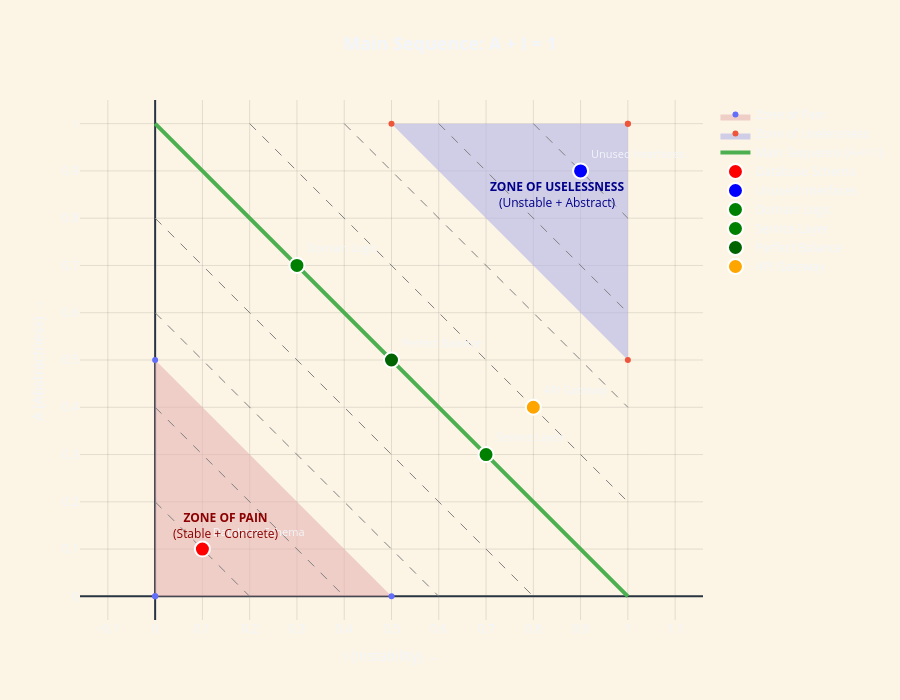

The notebook cell this image was saved under:
### Markdown cell above
---
## 📊 Interactive 2D: Main Sequence Plot

**Main Sequence: A + I = 1**

Hover over points to see their Distance value.

### Code cell
# ============================================================
# 📊 MAIN SEQUENCE 2D PLOT
# ============================================================

# Example modules to plot (modify this!)
EXAMPLE_MODULES = [
    {'name': 'Database Schema', 'I': 0.1, 'A': 0.1, 'color': 'red'},
    {'name': 'Unused Interfaces', 'I': 0.9, 'A': 0.9, 'color': 'blue'},
    {'name': 'Domain Logic', 'I': 0.3, 'A': 0.7, 'color': 'green'},
    {'name': 'Service Layer', 'I': 0.7, 'A': 0.3, 'color': 'green'},
    {'name': 'Perfect Balance', 'I': 0.5, 'A': 0.5, 'color': 'darkgreen'},
    {'name': 'API Gateway', 'I': 0.8, 'A': 0.4, 'color': 'orange'},
]

# Calculate D for each
for m in EXAMPLE_MODULES:
    m['D'] = abs(m['A'] + m['I'] - 1)

fig_main_seq = go.Figure()

# Zone of Pain (lower-left triangle)
fig_main_seq.add_trace(go.Scatter(
    x=[0, 0, 0.5, 0], y=[0, 0.5, 0, 0],
    fill='toself',
    fillcolor=CONFIG['zone_pain'],
    line=dict(width=0),
    name='Zone of Pain',
    hoverinfo='name',
))

# Zone of Uselessness (upper-right triangle)
fig_main_seq.add_trace(go.Scatter(
    x=[1, 1, 0.5, 1], y=[1, 0.5, 1, 1],
    fill='toself',
    fillcolor=CONFIG['zone_useless'],
    line=dict(width=0),
    name='Zone of Uselessness',
    hoverinfo='name',
))

# Main Sequence line
fig_main_seq.add_trace(go.Scatter(
    x=[0, 1], y=[1, 0],
    mode='lines',
    line=dict(color=CONFIG['main_seq'], width=4),
    name='Main Sequence (A+I=1)',
))

# Distance contour lines
for d in [0.2, 0.4, 0.6, 0.8]:
    # Above main sequence
    x_above = [max(0, d), min(1, 1)]
    y_above = [min(1, 1-x_above[0]+d), max(0, 1-x_above[1]+d)]
    fig_main_seq.add_trace(go.Scatter(
        x=x_above, y=y_above,
        mode='lines',
        line=dict(color='gray', width=1, dash='dash'),
        showlegend=False,
        hoverinfo='skip',
    ))
    # Below main sequence
    x_below = [0, min(1, 1-d)]
    y_below = [max(0, 1-d), 0]
    fig_main_seq.add_trace(go.Scatter(
        x=x_below, y=y_below,
        mode='lines',
        line=dict(color='gray', width=1, dash='dash'),
        showlegend=False,
        hoverinfo='skip',
    ))

# Plot example modules
for m in EXAMPLE_MODULES:
    fig_main_seq.add_trace(go.Scatter(
        x=[m['I']], y=[m['A']],
        mode='markers+text',
        marker=dict(size=15, color=m['color'], line=dict(width=2, color='white')),
        text=[m['name']],
        textposition='top right',
        textfont=dict(size=11),
        name=m['name'],
        hovertemplate=(
            f"<b>{m['name']}</b><br>"
            f"I: {m['I']:.2f}<br>"
            f"A: {m['A']:.2f}<br>"
            f"D: {m['D']:.2f}<extra></extra>"
        ),
    ))

# Zone labels
fig_main_seq.add_annotation(
    x=0.15, y=0.15, text='<b>ZONE OF PAIN</b><br>(Stable + Concrete)',
    showarrow=False, font=dict(size=12, color='#8B0000'),
)
fig_main_seq.add_annotation(
    x=0.85, y=0.85, text='<b>ZONE OF USELESSNESS</b><br>(Unstable + Abstract)',
    showarrow=False, font=dict(size=12, color='#00008B'),
)

fig_main_seq.update_layout(
    title=dict(
        text='<b>Main Sequence: A + I = 1</b>',
        font=dict(size=18),
        x=0.5,
    ),
    xaxis=dict(
        title='I (Instability) →',
        range=[-0.05, 1.05],
        dtick=0.1,
        gridcolor='rgba(0,0,0,0.1)',
    ),
    yaxis=dict(
        title='A (Abstractness) →',
        range=[-0.05, 1.05],
        dtick=0.1,
        scaleanchor='x',
        gridcolor='rgba(0,0,0,0.1)',
    ),
    paper_bgcolor=CONFIG['paper_bg'],
    plot_bgcolor=CONFIG['paper_bg'],
    height=700,
    showlegend=True,
    legend=dict(x=1.02, y=1),
)

fig_main_seq.show()

# Uncomment to save:
# fig_main_seq.write_html('main-sequence-interactive.html', include_plotlyjs='cdn')

### Figure 1 — Plotly figure (JSON) as saved in the notebook; plotly's stock layout.template omitted (floating-point values rounded to 4 significant figures)
{"data": [{"fill": "toself", "fillcolor": "rgba(232,180,180,0.6)", "hoverinfo": "name", "line": {"width": 0}, "name": "Zone of Pain", "x": [0, 0, 0.5, 0], "y": [0, 0.5, 0, 0], "type": "scatter"}, {"fill": "toself", "fillcolor": "rgba(180,180,232,0.6)", "hoverinfo": "name", "line": {"width": 0}, "name": "Zone of Uselessness", "x": [1, 1, 0.5, 1], "y": [1, 0.5, 1, 1], "type": "scatter"}, {"line": {"color": "#4CAF50", "width": 4}, "mode": "lines", "name": "Main Sequence (A+I=1)", "x": [0, 1], "y": [1, 0], "type": "scatter"}, {"hoverinfo": "skip", "line": {"color": "gray", "dash": "dash", "width": 1}, "mode": "lines", "showlegend": false, "x": [0.2, 1], "y": [1, 0.2], "type": "scatter"}, {"hoverinfo": "skip", "line": {"color": "gray", "dash": "dash", "width": 1}, "mode": "lines", "showlegend": false, "x": [0, 0.8], "y": [0.8, 0], "type": "scatter"}, {"hoverinfo": "skip", "line": {"color": "gray", "dash": "dash", "width": 1}, "mode": "lines", "showlegend": false, "x": [0.4, 1], "y": [1, 0.4], "type": "scatter"}, {"hoverinfo": "skip", "line": {"color": "gray", "dash": "dash", "width": 1}, "mode": "lines", "showlegend": false, "x": [0, 0.6], "y": [0.6, 0], "type": "scatter"}, {"hoverinfo": "skip", "line": {"color": "gray", "dash": "dash", "width": 1}, "mode": "lines", "showlegend": false, "x": [0.6, 1], "y": [1, 0.6], "type": "scatter"}, {"hoverinfo": "skip", "line": {"color": "gray", "dash": "dash", "width": 1}, "mode": "lines", "showlegend": false, "x": [0, 0.4], "y": [0.4, 0], "type": "scatter"}, {"hoverinfo": "skip", "line": {"color": "gray", "dash": "dash", "width": 1}, "mode": "lines", "showlegend": false, "x": [0.8, 1], "y": [1, 0.8], "type": "scatter"}, {"hoverinfo": "skip", "line": {"color": "gray", "dash": "dash", "width": 1}, "mode": "lines", "showlegend": false, "x": [0, 0.2], "y": [0.2, 0], "type": "scatter"}, {"hovertemplate": "<b>Database Schema</b><br>I: 0.10<br>A: 0.10<br>D: 0.80<extra></extra>", "marker": {"color": "red", "line": {"color": "white", "width": 2}, "size": 15}, "mode": "markers+text", "name": "Database Schema", "text": ["Database Schema"], "textfont": {"size": 11}, "textposition": "top right", "x": [0.1], "y": [0.1], "type": "scatter"}, {"hovertemplate": "<b>Unused Interfaces</b><br>I: 0.90<br>A: 0.90<br>D: 0.80<extra></extra>", "marker": {"color": "blue", "line": {"color": "white", "width": 2}, "size": 15}, "mode": "markers+text", "name": "Unused Interfaces", "text": ["Unused Interfaces"], "textfont": {"size": 11}, "textposition": "top right", "x": [0.9], "y": [0.9], "type": "scatter"}, {"hovertemplate": "<b>Domain Logic</b><br>I: 0.30<br>A: 0.70<br>D: 0.00<extra></extra>", "marker": {"color": "green", "line": {"color": "white", "width": 2}, "size": 15}, "mode": "markers+text", "name": "Domain Logic", "text": ["Domain Logic"], "textfont": {"size": 11}, "textposition": "top right", "x": [0.3], "y": [0.7], "type": "scatter"}, {"hovertemplate": "<b>Service Layer</b><br>I: 0.70<br>A: 0.30<br>D: 0.00<extra></extra>", "marker": {"color": "green", "line": {"color": "white", "width": 2}, "size": 15}, "mode": "markers+text", "name": "Service Layer", "text": ["Service Layer"], "textfont": {"size": 11}, "textposition": "top right", "x": [0.7], "y": [0.3], "type": "scatter"}, {"hovertemplate": "<b>Perfect Balance</b><br>I: 0.50<br>A: 0.50<br>D: 0.00<extra></extra>", "marker": {"color": "darkgreen", "line": {"color": "white", "width": 2}, "size": 15}, "mode": "markers+text", "name": "Perfect Balance", "text": ["Perfect Balance"], "textfont": {"size": 11}, "textposition": "top right", "x": [0.5], "y": [0.5], "type": "scatter"}, {"hovertemplate": "<b>API Gateway</b><br>I: 0.80<br>A: 0.40<br>D: 0.20<extra></extra>", "marker": {"color": "orange", "line": {"color": "white", "width": 2}, "size": 15}, "mode": "markers+text", "name": "API Gateway", "text": ["API Gateway"], "textfont": {"size": 11}, "textposition": "top right", "x": [0.8], "y": [0.4], "type": "scatter"}], "layout": {"annotations": [{"font": {"color": "#8B0000", "size": 12}, "showarrow": false, "text": "<b>ZONE OF PAIN</b><br>(Stable + Concrete)", "x": 0.15, "y": 0.15}, {"font": {"color": "#00008B", "size": 12}, "showarrow": false, "text": "<b>ZONE OF USELESSNESS</b><br>(Unstable + Abstract)", "x": 0.85, "y": 0.85}], "title": {"font": {"size": 18}, "text": "<b>Main Sequence: A + I = 1</b>", "x": 0.5}, "xaxis": {"title": {"text": "I (Instability) →"}, "range": [-0.05, 1.05], "dtick": 0.1, "gridcolor": "rgba(0,0,0,0.1)"}, "yaxis": {"title": {"text": "A (Abstractness) →"}, "range": [-0.05, 1.05], "dtick": 0.1, "scaleanchor": "x", "gridcolor": "rgba(0,0,0,0.1)"}, "legend": {"x": 1.02, "y": 1}, "paper_bgcolor": "#FCF5E5", "plot_bgcolor": "#FCF5E5", "height": 700, "showlegend": true}}
